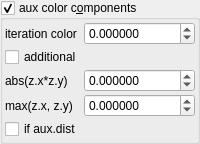
    <widget class="MyGroupBox" name="groupCheck_fold_color_aux_color_enabled">
     <property name="title">
      <string>aux color c&amp;omponents</string>
     </property>
     <property name="checkable">
      <bool>true</bool>
     </property>
     <layout class="QVBoxLayout" name="verticalLayout_11">
      <property name="leftMargin">
       <number>2</number>
      </property>
      <property name="topMargin">
       <number>2</number>
      </property>
      <property name="rightMargin">
       <number>2</number>
      </property>
      <property name="bottomMargin">
       <number>2</number>
      </property>
      <item>
       <layout class="QGridLayout" name="gridLayout_19" columnstretch="0,1">
        <property name="spacing">
         <number>2</number>
        </property>
        <item row="1" column="0">
         <widget class="QLabel" name="label_54">
          <property name="text">
           <string>iteration color</string>
          </property>
         </widget>
        </item>
        <item row="1" column="1">
         <widget class="MyDoubleSpinBox" name="spinbox_fold_color_difs1">
          <property name="sizePolicy">
           <sizepolicy hsizetype="Minimum" vsizetype="Maximum">
            <horstretch>0</horstretch>
            <verstretch>0</verstretch>
           </sizepolicy>
          </property>
          <property name="prefix">
           <string/>
          </property>
          <property name="suffix">
           <string/>
          </property>
          <property name="decimals">
           <number>6</number>
          </property>
          <property name="minimum">
           <double>-100.000000000000000</double>
          </property>
          <property name="maximum">
           <double>100.000000000000000</double>
          </property>
          <property name="singleStep">
           <double>0.100000000000000</double>
          </property>
         </widget>
        </item>
        <item row="2" column="0">
         <widget class="MyCheckBox" name="checkBox_fold_color_aux_color_enabled_false">
          <property name="text">
           <string>additional</string>
          </property>
         </widget>
        </item>
        <item row="4" column="1">
         <widget class="MyDoubleSpinBox" name="spinbox4_fold_color_difs_0000_y">
          <property name="sizePolicy">
           <sizepolicy hsizetype="Minimum" vsizetype="Maximum">
            <horstretch>0</horstretch>
            <verstretch>0</verstretch>
           </sizepolicy>
          </property>
          <property name="prefix">
           <string/>
          </property>
          <property name="suffix">
           <string/>
          </property>
          <property name="decimals">
           <number>6</number>
          </property>
          <property name="minimum">
           <double>-100.000000000000000</double>
          </property>
          <property name="maximum">
           <double>100.000000000000000</double>
          </property>
          <property name="singleStep">
           <double>0.100000000000000</double>
          </property>
         </widget>
        </item>
        <item row="4" column="0">
         <widget class="QLabel" name="label_55">
          <property name="text">
           <string>max(z.x, z.y)</string>
          </property>
         </widget>
        </item>
        <item row="3" column="1">
         <widget class="MyDoubleSpinBox" name="spinbox4_fold_color_difs_0000_x">
          <property name="sizePolicy">
           <sizepolicy hsizetype="Minimum" vsizetype="Maximum">
            <horstretch>0</horstretch>
            <verstretch>0</verstretch>
           </sizepolicy>
          </property>
          <property name="prefix">
           <string/>
          </property>
          <property name="suffix">
           <string/>
          </property>
          <property name="decimals">
           <number>6</number>
          </property>
          <property name="minimum">
           <double>-100.000000000000000</double>
          </property>
          <property name="maximum">
           <double>100.000000000000000</double>
          </property>
          <property name="singleStep">
           <double>0.100000000000000</double>
          </property>
         </widget>
        </item>
        <item row="3" column="0">
         <widget class="QLabel" name="label_53">
          <property name="text">
           <string>abs(z.x*z.y)</string>
          </property>
         </widget>
        </item>
        <item row="5" column="0">
         <widget class="MyCheckBox" name="checkBox_fold_color_aux_color_enabledA">
          <property name="text">
           <string>if aux.dist</string>
          </property>
         </widget>
        </item>
       </layout>
      </item>
     </layout>
    </widget>
